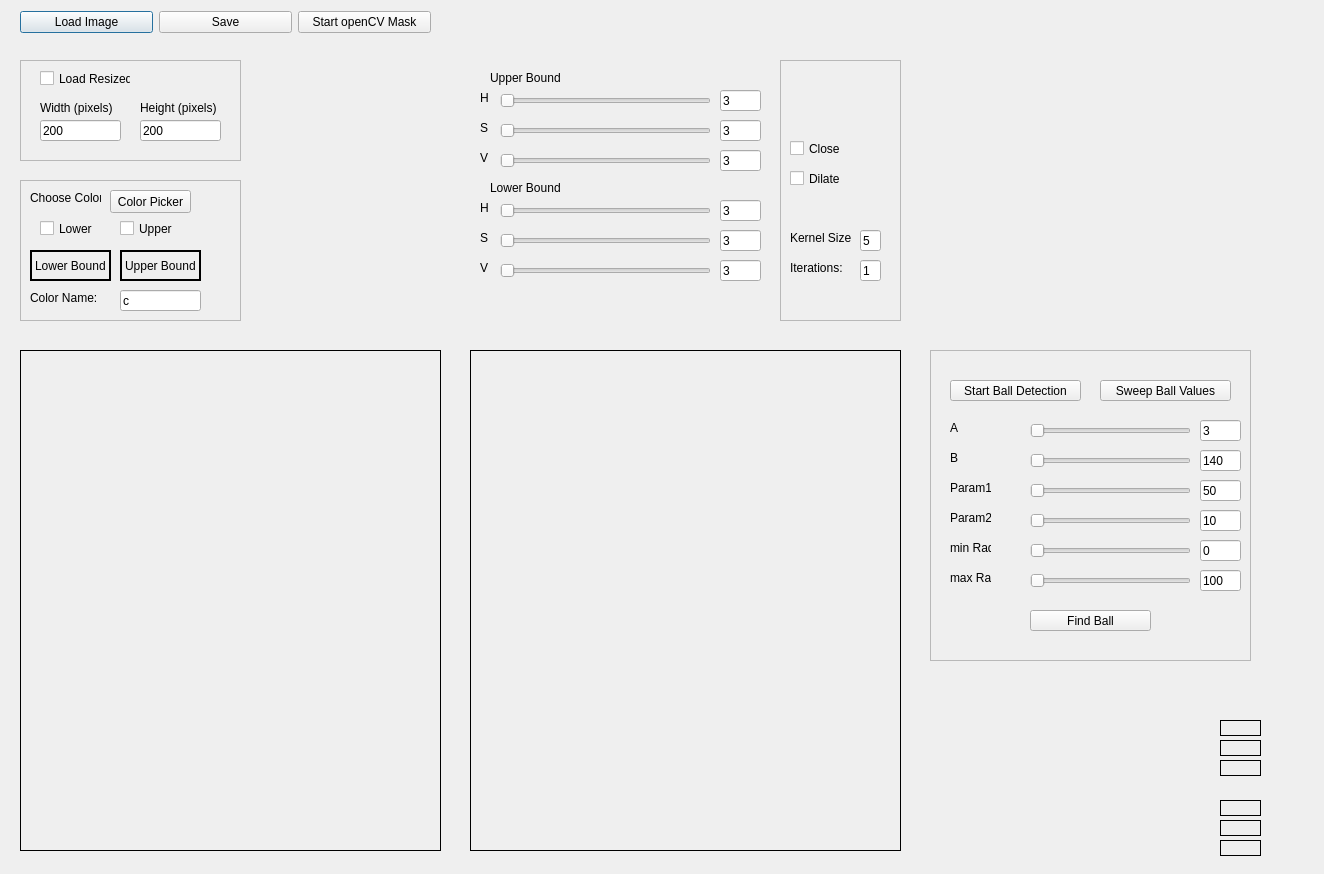
<?xml version="1.0" encoding="UTF-8"?>
<ui version="4.0">
 <class>Dialog</class>
 <widget class="QDialog" name="Dialog">
  <property name="geometry">
   <rect>
    <x>0</x>
    <y>0</y>
    <width>1324</width>
    <height>874</height>
   </rect>
  </property>
  <property name="windowTitle">
   <string>Dialog</string>
  </property>
  <widget class="QLabel" name="imgLabel">
   <property name="geometry">
    <rect>
     <x>20</x>
     <y>350</y>
     <width>421</width>
     <height>501</height>
    </rect>
   </property>
   <property name="frameShape">
    <enum>QFrame::Box</enum>
   </property>
   <property name="text">
    <string/>
   </property>
  </widget>
  <widget class="QWidget" name="layoutWidget">
   <property name="geometry">
    <rect>
     <x>20</x>
     <y>10</y>
     <width>411</width>
     <height>25</height>
    </rect>
   </property>
   <layout class="QHBoxLayout" name="horizontalLayout">
    <item>
     <widget class="QPushButton" name="loadButton">
      <property name="text">
       <string>Load Image</string>
      </property>
     </widget>
    </item>
    <item>
     <widget class="QPushButton" name="saveButton">
      <property name="text">
       <string>Save</string>
      </property>
     </widget>
    </item>
    <item>
     <widget class="QPushButton" name="visionButton">
      <property name="text">
       <string>Start openCV Mask</string>
      </property>
     </widget>
    </item>
   </layout>
  </widget>
  <widget class="QLabel" name="uHLabel">
   <property name="geometry">
    <rect>
     <x>1220</x>
     <y>720</y>
     <width>41</width>
     <height>16</height>
    </rect>
   </property>
   <property name="frameShape">
    <enum>QFrame::Box</enum>
   </property>
   <property name="text">
    <string/>
   </property>
  </widget>
  <widget class="QLabel" name="uSLabel">
   <property name="geometry">
    <rect>
     <x>1220</x>
     <y>740</y>
     <width>41</width>
     <height>16</height>
    </rect>
   </property>
   <property name="frameShape">
    <enum>QFrame::Box</enum>
   </property>
   <property name="text">
    <string/>
   </property>
  </widget>
  <widget class="QLabel" name="uVLabel">
   <property name="geometry">
    <rect>
     <x>1220</x>
     <y>760</y>
     <width>41</width>
     <height>16</height>
    </rect>
   </property>
   <property name="frameShape">
    <enum>QFrame::Box</enum>
   </property>
   <property name="text">
    <string/>
   </property>
  </widget>
  <widget class="QLabel" name="lHLabel">
   <property name="geometry">
    <rect>
     <x>1220</x>
     <y>800</y>
     <width>41</width>
     <height>16</height>
    </rect>
   </property>
   <property name="frameShape">
    <enum>QFrame::Box</enum>
   </property>
   <property name="text">
    <string/>
   </property>
  </widget>
  <widget class="QLabel" name="lSLabel">
   <property name="geometry">
    <rect>
     <x>1220</x>
     <y>820</y>
     <width>41</width>
     <height>16</height>
    </rect>
   </property>
   <property name="frameShape">
    <enum>QFrame::Box</enum>
   </property>
   <property name="text">
    <string/>
   </property>
  </widget>
  <widget class="QLabel" name="lVLabel">
   <property name="geometry">
    <rect>
     <x>1220</x>
     <y>840</y>
     <width>41</width>
     <height>16</height>
    </rect>
   </property>
   <property name="frameShape">
    <enum>QFrame::Box</enum>
   </property>
   <property name="text">
    <string/>
   </property>
  </widget>
  <widget class="QFrame" name="firstFrame">
   <property name="geometry">
    <rect>
     <x>780</x>
     <y>60</y>
     <width>121</width>
     <height>261</height>
    </rect>
   </property>
   <property name="frameShape">
    <enum>QFrame::StyledPanel</enum>
   </property>
   <property name="frameShadow">
    <enum>QFrame::Raised</enum>
   </property>
   <widget class="QCheckBox" name="chkClose">
    <property name="geometry">
     <rect>
      <x>10</x>
      <y>80</y>
      <width>61</width>
      <height>17</height>
     </rect>
    </property>
    <property name="text">
     <string>Close</string>
    </property>
   </widget>
   <widget class="QCheckBox" name="chkDilate">
    <property name="geometry">
     <rect>
      <x>10</x>
      <y>110</y>
      <width>51</width>
      <height>17</height>
     </rect>
    </property>
    <property name="text">
     <string>Dilate</string>
    </property>
   </widget>
   <widget class="QLabel" name="labelHeight_12">
    <property name="geometry">
     <rect>
      <x>10</x>
      <y>170</y>
      <width>61</width>
      <height>16</height>
     </rect>
    </property>
    <property name="text">
     <string>Kernel Size:</string>
    </property>
   </widget>
   <widget class="QLabel" name="labelHeight_13">
    <property name="geometry">
     <rect>
      <x>10</x>
      <y>200</y>
      <width>61</width>
      <height>16</height>
     </rect>
    </property>
    <property name="text">
     <string>Iterations:</string>
    </property>
   </widget>
   <widget class="QLineEdit" name="iterValue">
    <property name="geometry">
     <rect>
      <x>80</x>
      <y>200</y>
      <width>21</width>
      <height>21</height>
     </rect>
    </property>
    <property name="text">
     <string>1</string>
    </property>
   </widget>
   <widget class="QLineEdit" name="kernelSizeValue">
    <property name="geometry">
     <rect>
      <x>80</x>
      <y>170</y>
      <width>21</width>
      <height>21</height>
     </rect>
    </property>
    <property name="text">
     <string>5</string>
    </property>
   </widget>
  </widget>
  <widget class="QFrame" name="firstFrame_2">
   <property name="geometry">
    <rect>
     <x>20</x>
     <y>60</y>
     <width>221</width>
     <height>101</height>
    </rect>
   </property>
   <property name="frameShape">
    <enum>QFrame::StyledPanel</enum>
   </property>
   <property name="frameShadow">
    <enum>QFrame::Raised</enum>
   </property>
   <widget class="QCheckBox" name="chkResize">
    <property name="geometry">
     <rect>
      <x>20</x>
      <y>10</y>
      <width>91</width>
      <height>17</height>
     </rect>
    </property>
    <property name="text">
     <string>Load Resized</string>
    </property>
   </widget>
   <widget class="QLabel" name="labelWidth">
    <property name="geometry">
     <rect>
      <x>20</x>
      <y>40</y>
      <width>81</width>
      <height>16</height>
     </rect>
    </property>
    <property name="text">
     <string>Width (pixels)</string>
    </property>
   </widget>
   <widget class="QLineEdit" name="widthValue">
    <property name="geometry">
     <rect>
      <x>20</x>
      <y>60</y>
      <width>81</width>
      <height>21</height>
     </rect>
    </property>
    <property name="text">
     <string>200</string>
    </property>
   </widget>
   <widget class="QLineEdit" name="heightValue">
    <property name="geometry">
     <rect>
      <x>120</x>
      <y>60</y>
      <width>81</width>
      <height>21</height>
     </rect>
    </property>
    <property name="text">
     <string>200</string>
    </property>
   </widget>
   <widget class="QLabel" name="labelHeight">
    <property name="geometry">
     <rect>
      <x>120</x>
      <y>40</y>
      <width>81</width>
      <height>16</height>
     </rect>
    </property>
    <property name="text">
     <string>Height (pixels)</string>
    </property>
   </widget>
  </widget>
  <widget class="QFrame" name="firstFrame_3">
   <property name="geometry">
    <rect>
     <x>20</x>
     <y>180</y>
     <width>221</width>
     <height>141</height>
    </rect>
   </property>
   <property name="frameShape">
    <enum>QFrame::StyledPanel</enum>
   </property>
   <property name="frameShadow">
    <enum>QFrame::Raised</enum>
   </property>
   <widget class="QLabel" name="labelHeight_2">
    <property name="geometry">
     <rect>
      <x>10</x>
      <y>10</y>
      <width>71</width>
      <height>16</height>
     </rect>
    </property>
    <property name="text">
     <string>Choose Color:</string>
    </property>
   </widget>
   <widget class="QCheckBox" name="chkLower">
    <property name="geometry">
     <rect>
      <x>20</x>
      <y>40</y>
      <width>61</width>
      <height>17</height>
     </rect>
    </property>
    <property name="text">
     <string>Lower</string>
    </property>
   </widget>
   <widget class="QCheckBox" name="chkUpper">
    <property name="geometry">
     <rect>
      <x>100</x>
      <y>40</y>
      <width>61</width>
      <height>17</height>
     </rect>
    </property>
    <property name="text">
     <string>Upper</string>
    </property>
   </widget>
   <widget class="QLabel" name="labelColorUpper">
    <property name="geometry">
     <rect>
      <x>100</x>
      <y>70</y>
      <width>81</width>
      <height>31</height>
     </rect>
    </property>
    <property name="frameShape">
     <enum>QFrame::Box</enum>
    </property>
    <property name="lineWidth">
     <number>2</number>
    </property>
    <property name="text">
     <string>Upper Bound</string>
    </property>
   </widget>
   <widget class="QLabel" name="labelColor">
    <property name="geometry">
     <rect>
      <x>10</x>
      <y>70</y>
      <width>81</width>
      <height>31</height>
     </rect>
    </property>
    <property name="frameShape">
     <enum>QFrame::Box</enum>
    </property>
    <property name="frameShadow">
     <enum>QFrame::Plain</enum>
    </property>
    <property name="lineWidth">
     <number>2</number>
    </property>
    <property name="text">
     <string>Lower Bound</string>
    </property>
   </widget>
   <widget class="QLabel" name="labelHeight_3">
    <property name="geometry">
     <rect>
      <x>10</x>
      <y>110</y>
      <width>81</width>
      <height>16</height>
     </rect>
    </property>
    <property name="text">
     <string>Color Name:</string>
    </property>
   </widget>
   <widget class="QLineEdit" name="colorNameValue">
    <property name="geometry">
     <rect>
      <x>100</x>
      <y>110</y>
      <width>81</width>
      <height>21</height>
     </rect>
    </property>
    <property name="text">
     <string>c</string>
    </property>
   </widget>
   <widget class="QPushButton" name="colorButton">
    <property name="geometry">
     <rect>
      <x>90</x>
      <y>10</y>
      <width>81</width>
      <height>23</height>
     </rect>
    </property>
    <property name="text">
     <string>Color Picker</string>
    </property>
   </widget>
  </widget>
  <widget class="QFrame" name="firstFrame_6">
   <property name="geometry">
    <rect>
     <x>470</x>
     <y>60</y>
     <width>311</width>
     <height>261</height>
    </rect>
   </property>
   <widget class="QSlider" name="uHSlider">
    <property name="geometry">
     <rect>
      <x>30</x>
      <y>30</y>
      <width>211</width>
      <height>21</height>
     </rect>
    </property>
    <property name="maximum">
     <number>359</number>
    </property>
    <property name="orientation">
     <enum>Qt::Horizontal</enum>
    </property>
    <property name="tickPosition">
     <enum>QSlider::NoTicks</enum>
    </property>
    <property name="tickInterval">
     <number>1</number>
    </property>
   </widget>
   <widget class="QLineEdit" name="uHValue">
    <property name="geometry">
     <rect>
      <x>250</x>
      <y>30</y>
      <width>41</width>
      <height>21</height>
     </rect>
    </property>
    <property name="text">
     <string>3</string>
    </property>
   </widget>
   <widget class="QLineEdit" name="uSValue">
    <property name="geometry">
     <rect>
      <x>250</x>
      <y>60</y>
      <width>41</width>
      <height>21</height>
     </rect>
    </property>
    <property name="text">
     <string>3</string>
    </property>
   </widget>
   <widget class="QLineEdit" name="uVValue">
    <property name="geometry">
     <rect>
      <x>250</x>
      <y>90</y>
      <width>41</width>
      <height>21</height>
     </rect>
    </property>
    <property name="text">
     <string>3</string>
    </property>
   </widget>
   <widget class="QSlider" name="uVSlider">
    <property name="geometry">
     <rect>
      <x>30</x>
      <y>90</y>
      <width>211</width>
      <height>21</height>
     </rect>
    </property>
    <property name="maximum">
     <number>254</number>
    </property>
    <property name="orientation">
     <enum>Qt::Horizontal</enum>
    </property>
    <property name="tickPosition">
     <enum>QSlider::NoTicks</enum>
    </property>
    <property name="tickInterval">
     <number>1</number>
    </property>
   </widget>
   <widget class="QLabel" name="labelHeight_9">
    <property name="geometry">
     <rect>
      <x>10</x>
      <y>90</y>
      <width>21</width>
      <height>16</height>
     </rect>
    </property>
    <property name="text">
     <string>V</string>
    </property>
   </widget>
   <widget class="QLabel" name="labelHeight_8">
    <property name="geometry">
     <rect>
      <x>10</x>
      <y>60</y>
      <width>21</width>
      <height>16</height>
     </rect>
    </property>
    <property name="text">
     <string>S</string>
    </property>
   </widget>
   <widget class="QLabel" name="labelHeight_11">
    <property name="geometry">
     <rect>
      <x>10</x>
      <y>30</y>
      <width>21</width>
      <height>16</height>
     </rect>
    </property>
    <property name="text">
     <string>H</string>
    </property>
   </widget>
   <widget class="QLabel" name="labelHeight_4">
    <property name="geometry">
     <rect>
      <x>20</x>
      <y>120</y>
      <width>71</width>
      <height>16</height>
     </rect>
    </property>
    <property name="text">
     <string>Lower Bound</string>
    </property>
   </widget>
   <widget class="QLabel" name="labelHeight_5">
    <property name="geometry">
     <rect>
      <x>10</x>
      <y>140</y>
      <width>21</width>
      <height>16</height>
     </rect>
    </property>
    <property name="text">
     <string>H</string>
    </property>
   </widget>
   <widget class="QLabel" name="labelHeight_6">
    <property name="geometry">
     <rect>
      <x>10</x>
      <y>170</y>
      <width>21</width>
      <height>16</height>
     </rect>
    </property>
    <property name="text">
     <string>S</string>
    </property>
   </widget>
   <widget class="QLabel" name="labelHeight_7">
    <property name="geometry">
     <rect>
      <x>10</x>
      <y>200</y>
      <width>21</width>
      <height>16</height>
     </rect>
    </property>
    <property name="text">
     <string>V</string>
    </property>
   </widget>
   <widget class="QSlider" name="lVSlider">
    <property name="geometry">
     <rect>
      <x>30</x>
      <y>200</y>
      <width>211</width>
      <height>21</height>
     </rect>
    </property>
    <property name="maximum">
     <number>254</number>
    </property>
    <property name="orientation">
     <enum>Qt::Horizontal</enum>
    </property>
    <property name="tickPosition">
     <enum>QSlider::NoTicks</enum>
    </property>
    <property name="tickInterval">
     <number>1</number>
    </property>
   </widget>
   <widget class="QSlider" name="lSSlider">
    <property name="geometry">
     <rect>
      <x>30</x>
      <y>170</y>
      <width>211</width>
      <height>21</height>
     </rect>
    </property>
    <property name="maximum">
     <number>254</number>
    </property>
    <property name="orientation">
     <enum>Qt::Horizontal</enum>
    </property>
    <property name="tickPosition">
     <enum>QSlider::NoTicks</enum>
    </property>
    <property name="tickInterval">
     <number>1</number>
    </property>
   </widget>
   <widget class="QSlider" name="lHSlider">
    <property name="geometry">
     <rect>
      <x>30</x>
      <y>140</y>
      <width>211</width>
      <height>21</height>
     </rect>
    </property>
    <property name="maximum">
     <number>359</number>
    </property>
    <property name="orientation">
     <enum>Qt::Horizontal</enum>
    </property>
    <property name="tickPosition">
     <enum>QSlider::NoTicks</enum>
    </property>
    <property name="tickInterval">
     <number>1</number>
    </property>
   </widget>
   <widget class="QLineEdit" name="lHValue">
    <property name="geometry">
     <rect>
      <x>250</x>
      <y>140</y>
      <width>41</width>
      <height>21</height>
     </rect>
    </property>
    <property name="text">
     <string>3</string>
    </property>
   </widget>
   <widget class="QLineEdit" name="lSValue">
    <property name="geometry">
     <rect>
      <x>250</x>
      <y>170</y>
      <width>41</width>
      <height>21</height>
     </rect>
    </property>
    <property name="text">
     <string>3</string>
    </property>
   </widget>
   <widget class="QLineEdit" name="lVValue">
    <property name="geometry">
     <rect>
      <x>250</x>
      <y>200</y>
      <width>41</width>
      <height>21</height>
     </rect>
    </property>
    <property name="text">
     <string>3</string>
    </property>
   </widget>
   <widget class="QLabel" name="labelHeight_10">
    <property name="geometry">
     <rect>
      <x>20</x>
      <y>10</y>
      <width>71</width>
      <height>16</height>
     </rect>
    </property>
    <property name="text">
     <string>Upper Bound</string>
    </property>
   </widget>
   <widget class="QSlider" name="uSSlider">
    <property name="geometry">
     <rect>
      <x>30</x>
      <y>60</y>
      <width>211</width>
      <height>21</height>
     </rect>
    </property>
    <property name="maximum">
     <number>254</number>
    </property>
    <property name="orientation">
     <enum>Qt::Horizontal</enum>
    </property>
    <property name="tickPosition">
     <enum>QSlider::NoTicks</enum>
    </property>
    <property name="tickInterval">
     <number>1</number>
    </property>
   </widget>
   <widget class="QSlider" name="uSSlider_2">
    <property name="geometry">
     <rect>
      <x>550</x>
      <y>110</y>
      <width>221</width>
      <height>21</height>
     </rect>
    </property>
    <property name="maximum">
     <number>254</number>
    </property>
    <property name="orientation">
     <enum>Qt::Horizontal</enum>
    </property>
    <property name="tickPosition">
     <enum>QSlider::NoTicks</enum>
    </property>
    <property name="tickInterval">
     <number>1</number>
    </property>
   </widget>
   <widget class="QSlider" name="uHSlider_2">
    <property name="geometry">
     <rect>
      <x>550</x>
      <y>80</y>
      <width>221</width>
      <height>21</height>
     </rect>
    </property>
    <property name="maximum">
     <number>359</number>
    </property>
    <property name="orientation">
     <enum>Qt::Horizontal</enum>
    </property>
    <property name="tickPosition">
     <enum>QSlider::NoTicks</enum>
    </property>
    <property name="tickInterval">
     <number>1</number>
    </property>
   </widget>
   <widget class="QLabel" name="labelHeight_14">
    <property name="geometry">
     <rect>
      <x>530</x>
      <y>80</y>
      <width>21</width>
      <height>16</height>
     </rect>
    </property>
    <property name="text">
     <string>H</string>
    </property>
   </widget>
   <widget class="QSlider" name="uVSlider_2">
    <property name="geometry">
     <rect>
      <x>550</x>
      <y>140</y>
      <width>221</width>
      <height>21</height>
     </rect>
    </property>
    <property name="maximum">
     <number>254</number>
    </property>
    <property name="orientation">
     <enum>Qt::Horizontal</enum>
    </property>
    <property name="tickPosition">
     <enum>QSlider::NoTicks</enum>
    </property>
    <property name="tickInterval">
     <number>1</number>
    </property>
   </widget>
   <widget class="QLineEdit" name="uHValue_2">
    <property name="geometry">
     <rect>
      <x>780</x>
      <y>80</y>
      <width>41</width>
      <height>21</height>
     </rect>
    </property>
    <property name="text">
     <string>3</string>
    </property>
   </widget>
   <widget class="QSlider" name="lHSlider_2">
    <property name="geometry">
     <rect>
      <x>550</x>
      <y>190</y>
      <width>221</width>
      <height>21</height>
     </rect>
    </property>
    <property name="maximum">
     <number>359</number>
    </property>
    <property name="orientation">
     <enum>Qt::Horizontal</enum>
    </property>
    <property name="tickPosition">
     <enum>QSlider::NoTicks</enum>
    </property>
    <property name="tickInterval">
     <number>1</number>
    </property>
   </widget>
   <widget class="QLabel" name="labelHeight_15">
    <property name="geometry">
     <rect>
      <x>530</x>
      <y>110</y>
      <width>21</width>
      <height>16</height>
     </rect>
    </property>
    <property name="text">
     <string>S</string>
    </property>
   </widget>
   <widget class="QLabel" name="labelHeight_16">
    <property name="geometry">
     <rect>
      <x>530</x>
      <y>140</y>
      <width>21</width>
      <height>16</height>
     </rect>
    </property>
    <property name="text">
     <string>V</string>
    </property>
   </widget>
   <widget class="QLineEdit" name="lHValue_2">
    <property name="geometry">
     <rect>
      <x>780</x>
      <y>190</y>
      <width>41</width>
      <height>21</height>
     </rect>
    </property>
    <property name="text">
     <string>3</string>
    </property>
   </widget>
   <widget class="QLineEdit" name="uSValue_2">
    <property name="geometry">
     <rect>
      <x>780</x>
      <y>110</y>
      <width>41</width>
      <height>21</height>
     </rect>
    </property>
    <property name="text">
     <string>3</string>
    </property>
   </widget>
   <widget class="QLabel" name="labelHeight_17">
    <property name="geometry">
     <rect>
      <x>530</x>
      <y>190</y>
      <width>21</width>
      <height>16</height>
     </rect>
    </property>
    <property name="text">
     <string>H</string>
    </property>
   </widget>
   <widget class="QLineEdit" name="uVValue_2">
    <property name="geometry">
     <rect>
      <x>780</x>
      <y>140</y>
      <width>41</width>
      <height>21</height>
     </rect>
    </property>
    <property name="text">
     <string>3</string>
    </property>
   </widget>
   <zorder>uHSlider</zorder>
   <zorder>uHValue</zorder>
   <zorder>uSValue</zorder>
   <zorder>uVValue</zorder>
   <zorder>uVSlider</zorder>
   <zorder>labelHeight_9</zorder>
   <zorder>labelHeight_8</zorder>
   <zorder>labelHeight_11</zorder>
   <zorder>labelHeight_4</zorder>
   <zorder>labelHeight_5</zorder>
   <zorder>labelHeight_6</zorder>
   <zorder>labelHeight_7</zorder>
   <zorder>lVSlider</zorder>
   <zorder>lSSlider</zorder>
   <zorder>lHSlider</zorder>
   <zorder>lHValue</zorder>
   <zorder>lSValue</zorder>
   <zorder>lVValue</zorder>
   <zorder>labelHeight_10</zorder>
   <zorder>uSSlider</zorder>
   <zorder>lHValue_2</zorder>
   <zorder>uHSlider_2</zorder>
   <zorder>lHSlider_2</zorder>
   <zorder>labelHeight_16</zorder>
   <zorder>labelHeight_17</zorder>
   <zorder>uVValue_2</zorder>
   <zorder>uSValue_2</zorder>
   <zorder>labelHeight_14</zorder>
   <zorder>uVSlider_2</zorder>
   <zorder>labelHeight_15</zorder>
   <zorder>uSSlider_2</zorder>
   <zorder>uHValue_2</zorder>
  </widget>
  <widget class="QFrame" name="firstFrame_5">
   <property name="geometry">
    <rect>
     <x>930</x>
     <y>350</y>
     <width>321</width>
     <height>311</height>
    </rect>
   </property>
   <property name="frameShape">
    <enum>QFrame::StyledPanel</enum>
   </property>
   <property name="frameShadow">
    <enum>QFrame::Raised</enum>
   </property>
   <widget class="QPushButton" name="startBallButton">
    <property name="geometry">
     <rect>
      <x>20</x>
      <y>30</y>
      <width>131</width>
      <height>21</height>
     </rect>
    </property>
    <property name="text">
     <string>Start Ball Detection</string>
    </property>
   </widget>
   <widget class="QPushButton" name="sweepButton">
    <property name="geometry">
     <rect>
      <x>170</x>
      <y>30</y>
      <width>131</width>
      <height>21</height>
     </rect>
    </property>
    <property name="text">
     <string>Sweep Ball Values</string>
    </property>
   </widget>
   <widget class="QLabel" name="labelHeight_20">
    <property name="geometry">
     <rect>
      <x>20</x>
      <y>130</y>
      <width>41</width>
      <height>16</height>
     </rect>
    </property>
    <property name="text">
     <string>Param1</string>
    </property>
   </widget>
   <widget class="QSlider" name="ballBSlider">
    <property name="geometry">
     <rect>
      <x>100</x>
      <y>100</y>
      <width>161</width>
      <height>21</height>
     </rect>
    </property>
    <property name="maximum">
     <number>1000</number>
    </property>
    <property name="orientation">
     <enum>Qt::Horizontal</enum>
    </property>
    <property name="tickPosition">
     <enum>QSlider::NoTicks</enum>
    </property>
    <property name="tickInterval">
     <number>1</number>
    </property>
   </widget>
   <widget class="QLabel" name="labelHeight_19">
    <property name="geometry">
     <rect>
      <x>20</x>
      <y>100</y>
      <width>21</width>
      <height>16</height>
     </rect>
    </property>
    <property name="text">
     <string>B</string>
    </property>
   </widget>
   <widget class="QLineEdit" name="ballBValue">
    <property name="geometry">
     <rect>
      <x>270</x>
      <y>100</y>
      <width>41</width>
      <height>21</height>
     </rect>
    </property>
    <property name="text">
     <string>140</string>
    </property>
   </widget>
   <widget class="QSlider" name="ballCSlider">
    <property name="geometry">
     <rect>
      <x>100</x>
      <y>130</y>
      <width>161</width>
      <height>21</height>
     </rect>
    </property>
    <property name="maximum">
     <number>254</number>
    </property>
    <property name="orientation">
     <enum>Qt::Horizontal</enum>
    </property>
    <property name="tickPosition">
     <enum>QSlider::NoTicks</enum>
    </property>
    <property name="tickInterval">
     <number>1</number>
    </property>
   </widget>
   <widget class="QLabel" name="labelHeight_21">
    <property name="geometry">
     <rect>
      <x>20</x>
      <y>160</y>
      <width>41</width>
      <height>16</height>
     </rect>
    </property>
    <property name="text">
     <string>Param2</string>
    </property>
   </widget>
   <widget class="QSlider" name="ballASlider">
    <property name="geometry">
     <rect>
      <x>100</x>
      <y>70</y>
      <width>161</width>
      <height>21</height>
     </rect>
    </property>
    <property name="maximum">
     <number>20</number>
    </property>
    <property name="orientation">
     <enum>Qt::Horizontal</enum>
    </property>
    <property name="tickPosition">
     <enum>QSlider::NoTicks</enum>
    </property>
    <property name="tickInterval">
     <number>1</number>
    </property>
   </widget>
   <widget class="QLineEdit" name="ballCValue">
    <property name="geometry">
     <rect>
      <x>270</x>
      <y>130</y>
      <width>41</width>
      <height>21</height>
     </rect>
    </property>
    <property name="text">
     <string>50</string>
    </property>
   </widget>
   <widget class="QLineEdit" name="ballDValue">
    <property name="geometry">
     <rect>
      <x>270</x>
      <y>160</y>
      <width>41</width>
      <height>21</height>
     </rect>
    </property>
    <property name="text">
     <string>10</string>
    </property>
   </widget>
   <widget class="QLineEdit" name="ballAValue">
    <property name="geometry">
     <rect>
      <x>270</x>
      <y>70</y>
      <width>41</width>
      <height>21</height>
     </rect>
    </property>
    <property name="text">
     <string>3</string>
    </property>
   </widget>
   <widget class="QSlider" name="ballDSlider">
    <property name="geometry">
     <rect>
      <x>100</x>
      <y>160</y>
      <width>161</width>
      <height>21</height>
     </rect>
    </property>
    <property name="maximum">
     <number>359</number>
    </property>
    <property name="orientation">
     <enum>Qt::Horizontal</enum>
    </property>
    <property name="tickPosition">
     <enum>QSlider::NoTicks</enum>
    </property>
    <property name="tickInterval">
     <number>1</number>
    </property>
   </widget>
   <widget class="QLabel" name="labelHeight_18">
    <property name="geometry">
     <rect>
      <x>20</x>
      <y>70</y>
      <width>21</width>
      <height>16</height>
     </rect>
    </property>
    <property name="text">
     <string>A</string>
    </property>
   </widget>
   <widget class="QPushButton" name="findButton">
    <property name="geometry">
     <rect>
      <x>100</x>
      <y>260</y>
      <width>121</width>
      <height>21</height>
     </rect>
    </property>
    <property name="text">
     <string>Find Ball</string>
    </property>
   </widget>
   <widget class="QSlider" name="ballESlider">
    <property name="geometry">
     <rect>
      <x>100</x>
      <y>190</y>
      <width>161</width>
      <height>21</height>
     </rect>
    </property>
    <property name="maximum">
     <number>359</number>
    </property>
    <property name="orientation">
     <enum>Qt::Horizontal</enum>
    </property>
    <property name="tickPosition">
     <enum>QSlider::NoTicks</enum>
    </property>
    <property name="tickInterval">
     <number>1</number>
    </property>
   </widget>
   <widget class="QLabel" name="labelHeight_22">
    <property name="geometry">
     <rect>
      <x>20</x>
      <y>190</y>
      <width>41</width>
      <height>16</height>
     </rect>
    </property>
    <property name="text">
     <string>min Rad</string>
    </property>
   </widget>
   <widget class="QLabel" name="labelHeight_23">
    <property name="geometry">
     <rect>
      <x>20</x>
      <y>220</y>
      <width>41</width>
      <height>16</height>
     </rect>
    </property>
    <property name="text">
     <string>max Rad</string>
    </property>
   </widget>
   <widget class="QSlider" name="ballFSlider">
    <property name="geometry">
     <rect>
      <x>100</x>
      <y>220</y>
      <width>161</width>
      <height>21</height>
     </rect>
    </property>
    <property name="maximum">
     <number>359</number>
    </property>
    <property name="orientation">
     <enum>Qt::Horizontal</enum>
    </property>
    <property name="tickPosition">
     <enum>QSlider::NoTicks</enum>
    </property>
    <property name="tickInterval">
     <number>1</number>
    </property>
   </widget>
   <widget class="QLineEdit" name="ballFValue">
    <property name="geometry">
     <rect>
      <x>270</x>
      <y>220</y>
      <width>41</width>
      <height>21</height>
     </rect>
    </property>
    <property name="text">
     <string>100</string>
    </property>
   </widget>
   <widget class="QLineEdit" name="ballEValue">
    <property name="geometry">
     <rect>
      <x>270</x>
      <y>190</y>
      <width>41</width>
      <height>21</height>
     </rect>
    </property>
    <property name="text">
     <string>0</string>
    </property>
   </widget>
  </widget>
  <widget class="QLabel" name="imgLabel2">
   <property name="geometry">
    <rect>
     <x>470</x>
     <y>350</y>
     <width>431</width>
     <height>501</height>
    </rect>
   </property>
   <property name="frameShape">
    <enum>QFrame::Box</enum>
   </property>
   <property name="text">
    <string/>
   </property>
  </widget>
  <zorder>firstFrame_6</zorder>
  <zorder>firstFrame_3</zorder>
  <zorder>firstFrame_2</zorder>
  <zorder>firstFrame</zorder>
  <zorder>imgLabel</zorder>
  <zorder>layoutWidget</zorder>
  <zorder>uHLabel</zorder>
  <zorder>uSLabel</zorder>
  <zorder>uVLabel</zorder>
  <zorder>lHLabel</zorder>
  <zorder>lSLabel</zorder>
  <zorder>lVLabel</zorder>
  <zorder>firstFrame_5</zorder>
  <zorder>imgLabel2</zorder>
 </widget>
 <resources/>
 <connections/>
</ui>
